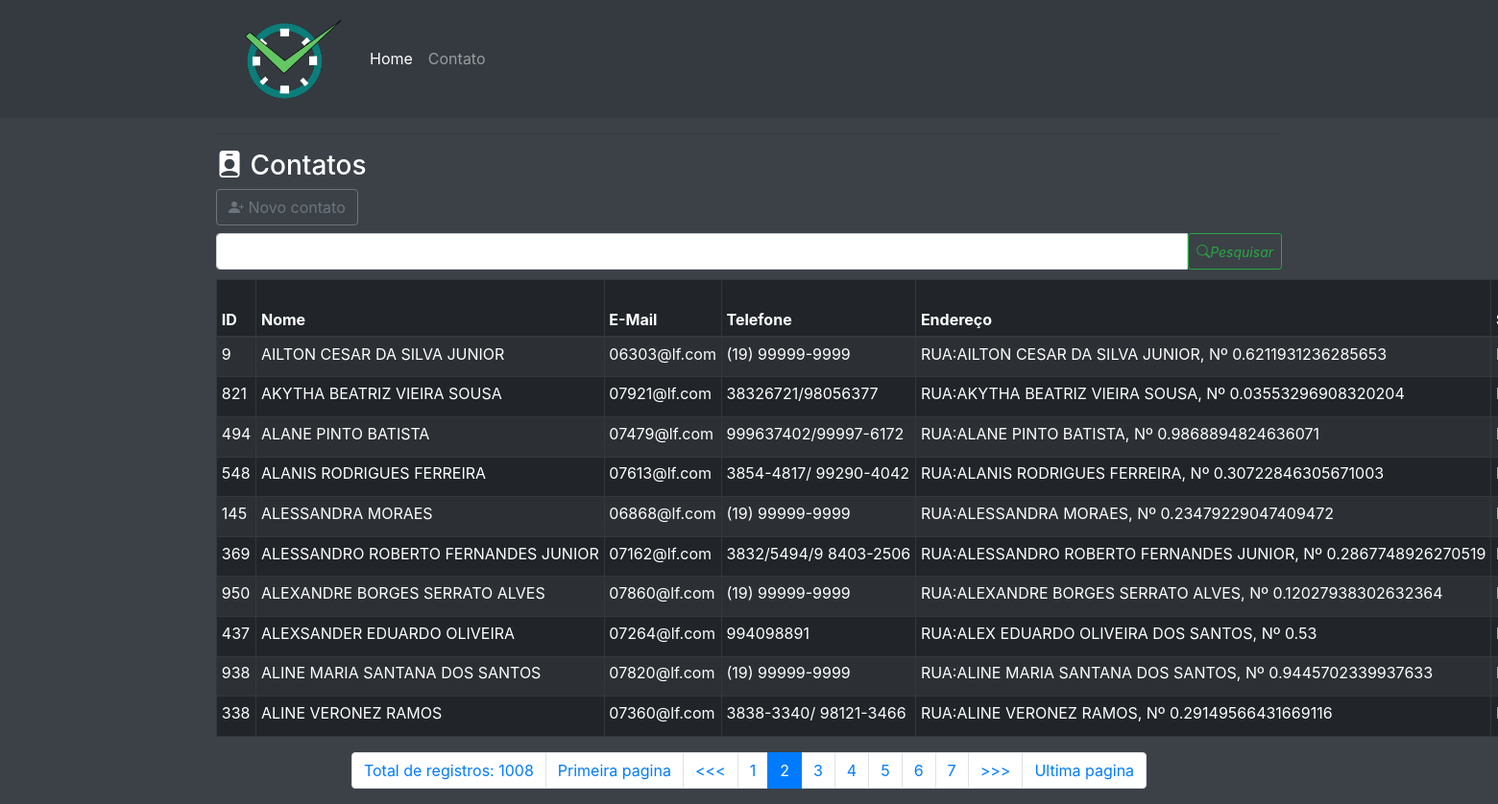
Screenshot of /sistema/agenda/index.php?menuop=contatos&pagina=2 with the database file from the repository.
### tables this page shows
CREATE TABLE `tbcontatos` (
  `idContato` int(11) NOT NULL,
  `nomeContato` varchar(200) NOT NULL,
  `emailContato` varchar(100) NOT NULL,
  `telefoneContato` varchar(50) NOT NULL,
  `enderecoContato` varchar(200) NOT NULL,
  `sexoContato` char(1) NOT NULL,
  `dataNascContato` date NOT NULL,
  `flagFavoritoContato` tinyint(1) NOT NULL,
  `nomeFotoContato` varchar(255) NOT NULL,
  `dataCadastro` datetime NOT NULL
);

### sistema/agenda/paginas/contatos/contatos.php (the view, shortened to what this page needs)
<header>
    <h3><i class="bi bi-person-badge-fill"></i> Contatos</h3>
</header>
<div>
    <a class="btn btn-outline-secondary mb-2" href="index.php?menuop=cad-contato"><i class="bi bi-person-plus-fill"></i> Novo contato</a>
</div>
<div>
    <form action="index.php?menuop=contatos" method="post">
        <div class="input-group">
            <input class="form-control" type="text" name="txt_pesquisa">
            <button class="btn btn-outline-success btn-sm" type="submit"><i class="bi bi-search">Pesquisar</i></button>
        </div>
    </form>
</div>
<div class="tabela">
    <table class="table table-dark table-striped table-bordered table-sm">
        <thead>
            <tr>
                <th>ID</th>
                <th>Nome</th>
                <th>E-Mail</th>
                <th>Telefone</th>
                <th>Endereço</th>
                <th>Sexo</th>
            </tr>
        </thead>
        <tbody>
            <?php
                $quantidade = 10;
                $pagina = (isset($_GET['pagina']))?(int)$_GET['pagina']:1;
                $inicio = ($quantidade * $pagina) - $quantidade;
                $txt_pesquisa = (isset($_POST["txt_pesquisa"]))?$_POST["txt_pesquisa"]:"";
                $sql = "SELECT
                idContato,
                upper(nomeContato) AS nomeContato,
                lower(emailContato) as emailContato,
                telefoneContato,
                upper(enderecoContato) as enderecoContato,
                CASE
                    WHEN sexoContato='F' THEN 'FEMININO'
                    WHEN sexoContato='M' THEN 'MASCULINO'
                ELSE
                    'NÃO ESPECIFICADO'
                END AS sexoContato,
                DATE_FORMAT(dataNascContato,'%d/%m/%Y') AS dataNascContato
                FROM tbcontatos
                WHERE
                idContato='{$txt_pesquisa}' or
                nomeContato LIKE '%{$txt_pesquisa}%'
                ORDER BY nomeContato ASC
                LIMIT $inicio, $quantidade"
                ;
                $rs = mysqli_query($conexao,$sql) or die("Erro ao executar a consulta" . mysqli_error($conexao));
                while($dados = mysqli_fetch_assoc($rs)) {
            ?>
                <tr>
                    <td><?=$dados['idContato']?></td>
                    <td class="text-nowrap"><?=$dados['nomeContato']?></td>
                    <td class="text-nowrap"><?=$dados['emailContato']?></td>
                    <td class="text-nowrap"><?=$dados['telefoneContato']?></td>
                    <td class="text-nowrap"><?=$dados['enderecoContato']?></td>
                    <td><?=$dados['sexoContato']?></td>
                </tr>
            <?php
                }
            ?>
        </tbody>
    </table>
</div>
<ul class="pagination justify-content-center">
    <?php
        $sqlTotal = "SELECT idContato FROM tbcontatos";
        $qrTotal = mysqli_query($conexao,$sqlTotal) or die (mysqli_error($conexao));
        $numTotal = mysqli_num_rows($qrTotal);
        $totalPagina = ceil($numTotal/$quantidade);
        echo"<li class='page-item'><span class='page-link'>Total de registros: " .$numTotal .  " </span></li>";
        echo '<li class="page-item"><a class="page-link" href="?menuop=contatos&pagina=1">Primeira pagina</a></li>';
        if($pagina>1){
    ?>
            <li class="page-item"><a class="page-link" href="?menuop=contatos&pagina=<?php echo $pagina-1?>"> <<< </a></li>
    <?php
        }
        for ($i=1;$i<=$totalPagina;$i++){
            if($i>=($pagina-5) && $i <= ($pagina+5)){
                if($i==$pagina){
                    echo "<li class='page-item active'><span class='page-link'>$i</span></li>";
                } else{
                    echo "<li class='page-item'><a class='page-link' href=\"?menuop=contatos&pagina=$i\">$i </a></li>" ;
                }
            }
        }
        if($pagina<($totalPagina-5)){
    ?>
            <li class="page-item"><a class="page-link" href="?menuop=contatos&pagina=<?php echo $pagina+1 ?>"> >>> </a></li>
    <?php
        }
        echo "<li class='page-item'><a class='page-link' href=\"?menuop=contatos&pagina=$totalPagina\">Ultima pagina</a></li>";
    ?>
</ul>

### sistema/agenda/index.php (shortened to what this page needs)
<?php include("db/conexao.php");  ?>
<!DOCTYPE html>
<html lang="pt-br">
<head>
    <link rel="stylesheet" href="https://stackpath.bootstrapcdn.com/bootstrap/4.1.3/css/bootstrap.min.css">
    <link rel="stylesheet" href="https://cdn.jsdelivr.net/npm/bootstrap-icons@1.11.3/font/bootstrap-icons.min.css">
    <link rel="stylesheet" href="css/estilo-padrao.css">
</head>
<body>
    <header class="bg-dark">
        <div class="container">
            <nav class="navbar navbar-expand-lg navbar-dark bg-dark">
                <a href="index.php" class="navbar-brand">
                    <img src="img/logo agendador original.png" alt="logo sis agendador" width="120">
                </a>
                <div class="collapse navbar-collapse" id="conteudoNavBarSuportado">
                    <ul class="navbar-nav mr-auto">
                        <li class="nav-item active">
                            <a class="nav-link" href="index.php?menuop=home">Home</a>
                        </li>
                        <li class="nav-item">
                            <a class="nav-link" href="index.php?menuop=contatos">Contato</a>
                        </li>
                    </ul>
                </div>
            </nav>
        </div>
    </header>
    <main>
        <div class="container container-fluid">
            <hr>
            <?php
                $menuop = (isset($_GET["menuop"]))?$_GET["menuop"]:"home";
                switch ($menuop) {
                    case 'contatos':
                        include("paginas/contatos/contatos.php");
                        break;
                };
            ?>
        </div>
    </main>
</body>
</html>

### sistema/agenda/css/estilo-padrao.css (style rules this page uses)
body { background-color: #3b4147; color: white; }
.tabela { margin-top: 10px; }

### rows the page displays
tbcontatos: idContato "9", nomeContato "AILTON CESAR DA SILVA JUNIOR", emailContato "06303@lf.com", telefoneContato "(19) 99999-9999", enderecoContato "RUA:AILTON CESAR DA SILVA JUNIOR, Nº 0.6211931236285653"
tbcontatos: idContato "821", nomeContato "AKYTHA BEATRIZ VIEIRA SOUSA", emailContato "07921@lf.com", telefoneContato "38326721/98056377", enderecoContato "RUA:AKYTHA BEATRIZ VIEIRA SOUSA, Nº 0.03553296908320204"
tbcontatos: idContato "494", nomeContato "ALANE PINTO BATISTA", emailContato "07479@lf.com", telefoneContato "999637402/99997-6172", enderecoContato "RUA:ALANE PINTO BATISTA, Nº 0.9868894824636071"
tbcontatos: idContato "548", nomeContato "ALANIS RODRIGUES FERREIRA", emailContato "07613@lf.com", telefoneContato "3854-4817/ 99290-4042", enderecoContato "RUA:ALANIS RODRIGUES FERREIRA, Nº 0.30722846305671003"
tbcontatos: idContato "145", nomeContato "ALESSANDRA MORAES", emailContato "06868@lf.com", telefoneContato "(19) 99999-9999", enderecoContato "RUA:ALESSANDRA MORAES, Nº 0.23479229047409472"
tbcontatos: idContato "369", nomeContato "ALESSANDRO ROBERTO FERNANDES JUNIOR", emailContato "07162@lf.com", telefoneContato "3832/5494/9 8403-2506", enderecoContato "RUA:ALESSANDRO ROBERTO FERNANDES JUNIOR, Nº 0.2867748926270519"
tbcontatos: idContato "950", nomeContato "ALEXANDRE BORGES SERRATO ALVES", emailContato "07860@lf.com", telefoneContato "(19) 99999-9999", enderecoContato "RUA:ALEXANDRE BORGES SERRATO ALVES, Nº 0.12027938302632364"
tbcontatos: idContato "437", nomeContato "ALEXSANDER EDUARDO OLIVEIRA", emailContato "07264@lf.com", telefoneContato "994098891", enderecoContato "RUA:ALEX EDUARDO OLIVEIRA DOS SANTOS, Nº 0.53"
tbcontatos: idContato "938", nomeContato "ALINE MARIA SANTANA DOS SANTOS", emailContato "07820@lf.com", telefoneContato "(19) 99999-9999", enderecoContato "RUA:ALINE MARIA SANTANA DOS SANTOS, Nº 0.9445702339937633"
tbcontatos: idContato "338", nomeContato "ALINE VERONEZ RAMOS", emailContato "07360@lf.com", telefoneContato "3838-3340/ 98121-3466", enderecoContato "RUA:ALINE VERONEZ RAMOS, Nº 0.29149566431669116"

### other values shown
$numTotal "1008"
